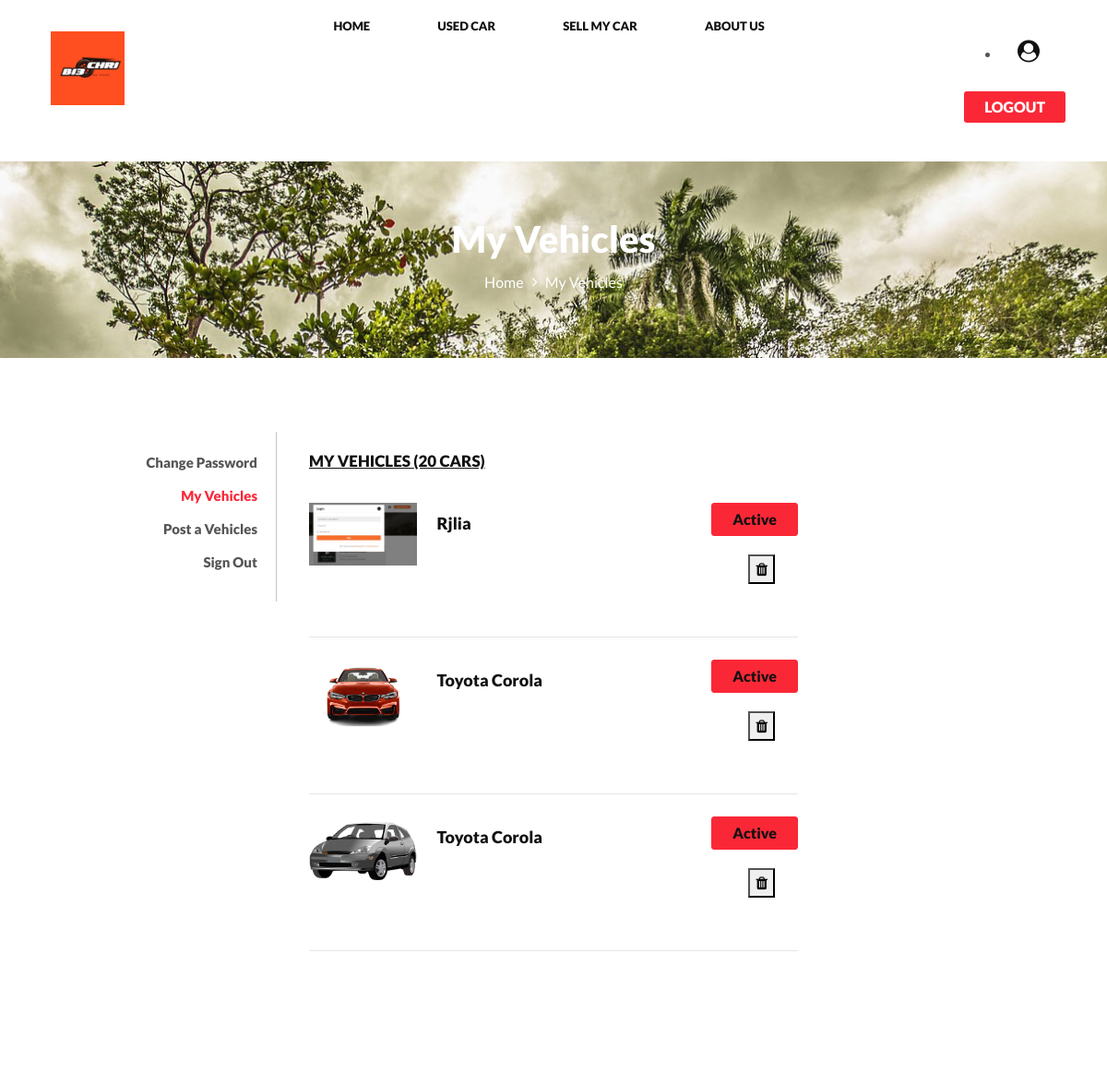
The app's page /my-vehicles.html (signed in, upper part), older data.
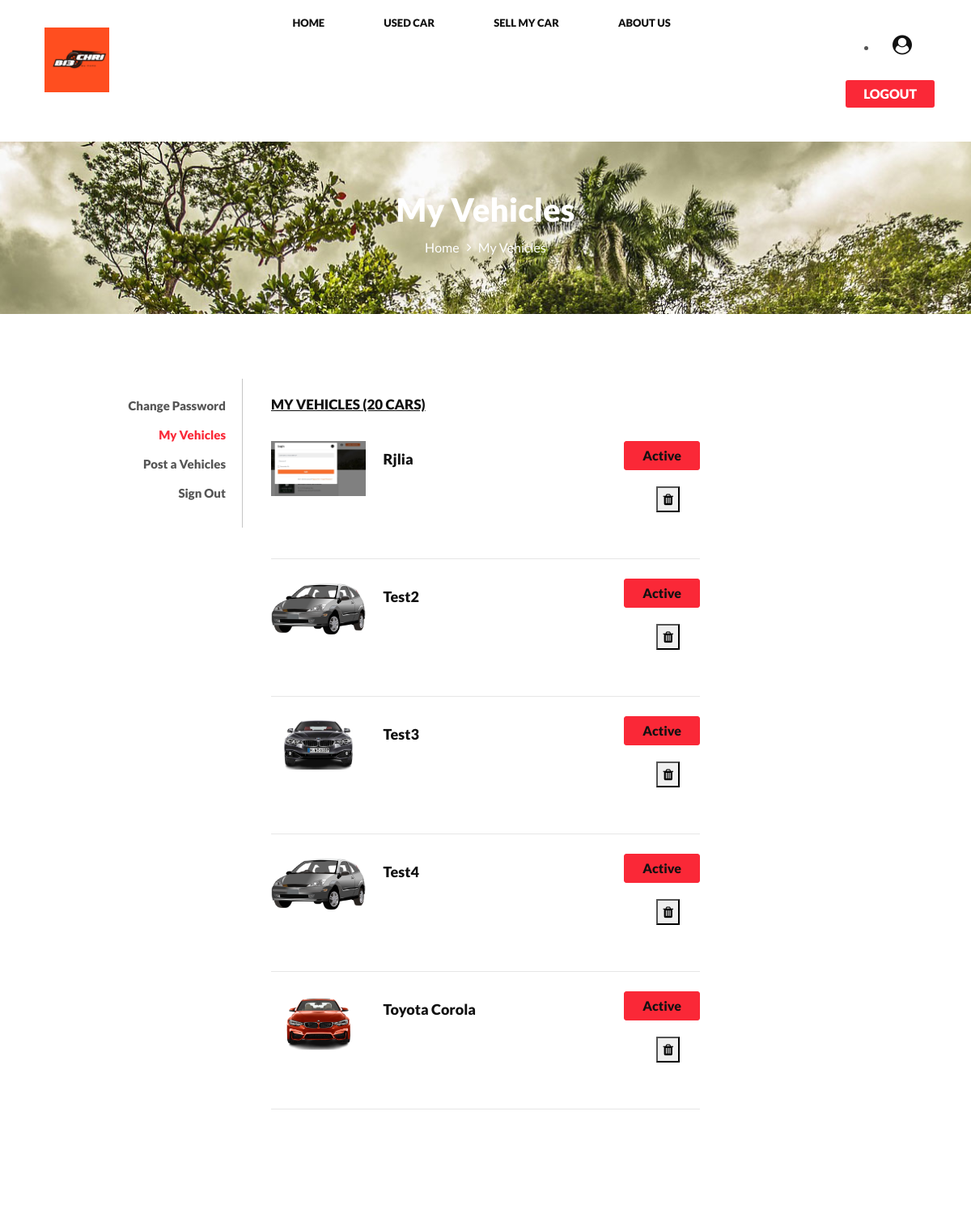
The same page, newer data.
### car/models.py (models this page shows, shortened)
class Car(models.Model):
    fuel_type_choices = (
        ('lpg', 'LPG'),
        ('cng', 'CNG'),
        ('petrol', 'Petrol'),
        ('diesel', 'Diesel'),
        ('electric', 'Electric'),
    )
    car_owner_choices = (
        ('first owner', 'First Owner'),
        ('second owner', 'Second Owner'),
        ('third owner', 'Third Owner'),
        ('fourth owner or more', 'Fourth Owner or More'),
        ('new', 'new')
    )
    insurance_type_choices = (
        ('comprehensive', 'Comprehensive'),
        ('third party', 'Third Party'),
        ('expired', 'Expired'),
    )
    registration_type_choices = (
        ('individual', 'Individual'),
        ('corporate', 'Corporate'),
        ('taxi', 'Taxi'),
    )
    car_status_options = (
        ('active','Active'),
        ('deactive','Deactive'),
    )
    vehicle_type_choices = (
        ('Car','Car'),
        ('Bike','Bike'),
        ('Truck','Truck'),
        ('Tractor','Tractor'),
        ('Auto Rickshaw','Auto Rickshaw'),
        ('Agriculture Instrument','Agriculture Instrument'),
    )
    transmission_type_choices = (
		('automatic', 'Automatic'),
		('manual', 'Manual'),
	)
    city_choices = (
		('Agadir', 'Agadir'),
        ('Agadir-Ida Ou Tanane', 'Agadir-Ida Ou Tanane'),
        ('Al Hoceima', 'Al Hoceima'),
        ('Ait Melloul', 'Ait Melloul'),
        ('Azrou', 'Azrou'),
        ('Bab Taza', 'Bab Taza'),
        ('Beni Mellal', 'Beni Mellal'),
        ('Boujad', 'Boujad'),
        ('Casablanca', 'Casablanca'),
        ('Chefchaouen', 'Chefchaouen'),
        ('El Jadida', 'El Jadida'),
        ('Essaouira', 'Essaouira'),
        ('Fès', 'Fès'),
        ('Ifrane', 'Ifrane'),
        ('Kenitra', 'Kenitra'),
        ('Khouribga', 'Khouribga'),
        ('Laâyoune', 'Laâyoune'),
        ('Larache', 'Larache'),
        ('Marrakech', 'Marrakech'),
        ('Meknès', 'Meknès'),
        ('Mohammedia', 'Mohammedia'),
        ('Nador', 'Nador'),
        ('Oujda', 'Oujda'),
        ('Rabat', 'Rabat'),
        ('Safi', 'Safi'),
        ('Sale', 'Sale'),
        ('Settat', 'Settat'),
        ('Tanger', 'Tanger'),
        ('Tétouan', 'Tétouan'),
        ('Taza', 'Taza'),
        ('Taroudannt', 'Taroudannt'),
        ('Ouarzazate', 'Ouarzazate'),
        ('Tiflet', 'Tiflet'),
        ('Titouan', 'Titouan'),
        ('Khemisset', 'Khemisset'),
        ('Youssoufia', 'Youssoufia'),
        ('Zagora', 'Zagora'),
        ('Ouarzazate', 'Ouarzazate'),
        ('Tiflet', 'Tiflet'),
        ('Titouan', 'Titouan'),
        ('Khemisset', 'Khemisset'),
        ('Youssoufia', 'Youssoufia'),
        ('Zagora', 'Zagora'),
		('Other', 'Other'),
	)
    car_id = models.AutoField
    car_title = models.CharField( max_length=100)
    make_year = models.IntegerField()
    make_month = models.CharField( max_length=100, blank=True, null = True )
    car_manufacturer = models.CharField( max_length=100)
    car_model = models.CharField( max_length=100)
    car_version = models.CharField( max_length=100, blank=True, null = True )
    car_color = models.CharField( max_length=100, blank=True, null = True )
    fuel_type = models.CharField(max_length=25, choices=fuel_type_choices, default= 'petrol')
    transmission_type = models.CharField(max_length=25, choices=transmission_type_choices, default= 'manual')
    car_owner = models.CharField(max_length=25, choices=car_owner_choices, default= 'first owner')
    kilometer_driven = models.IntegerField(blank=True, null = True )
    expected_selling_price = models.IntegerField()
    registration_type = models.CharField(max_length=25, choices=registration_type_choices, default= 'individual')
    insurance_type = models.CharField(max_length=25, choices=insurance_type_choices, default= 'expired')
    registration_number = models.CharField( max_length=30, blank=True, null = True )
    car_description = models.TextField(blank=True, null = True )
    car_post_date = models.DateField(default=datetime.now)
    car_photo = models.ImageField(upload_to='car/car_images/', blank=True, null = True )
    car_status = models.CharField(max_length=25, choices=car_status_options, default= 'active')
    vehicle_type = models.CharField(max_length=25, choices=vehicle_type_choices, default= 'Car')
    user = models.ForeignKey(settings.AUTH_USER_MODEL, on_delete=models.CASCADE)
    car_owner_phone_number = models.IntegerField(default=0, blank=True, null = True )
    car_city = models.CharField( max_length=50, choices=city_choices, default= 'Patna')
    car_owner_name = models.CharField( max_length=100,default="-")
    class Meta:
        ordering = ('car_title',)

### car/views.py (the view)
# urls.py: path('my-vehicles.html', views.my_vehicles, name = "my-vehicles"),
@login_required(login_url='/#loginModal')
def my_vehicles(request):
    cars = Car.objects.filter(user = request.user)
    context = {'cars':cars}
    return render(request, 'my-vehicles.html', context)

### car/context_processors.py (called while the page is built)
def ad_processor(request):
    popup_ad = Ads.objects.all()
    if popup_ad:
        return {'ad': popup_ad[0]}
    else:
        return {}  # Return an empty dictionary if no ads exist

### car/templates/my-vehicles.html (shortened to what this page needs)
{% extends 'base.html' %}
{% load static %}
{% block css %}
    <link rel="stylesheet" href="{% static 'assets/css/owl.transitions.css' %}" type="text/css">
{% endblock %}
{% block body %}
<section class="page-header profile_page">
  <div class="container">
    <div class="page-header_wrap">
      <div class="page-heading">
        <h1>My Vehicles</h1>
      </div>
      <ul class="coustom-breadcrumb">
        <li><a href="#">Home</a></li>
        <li>My Vehicles</li>
      </ul>
    </div>
  </div>
</section>
<section class="user_profile inner_pages">
  <div class="container">
    <div class="row">
      <div class="col-md-3 col-sm-3">
        <div class="profile_nav">
          <ul>
            <li><a href="profile-settings.html">Change Password</a></li>
            <li class="active"><a href="my-vehicles.html">My Vehicles</a></li>
            <li><a href="post-vehicle.html">Post a Vehicles</a></li>
            <li><a href="/logout">Sign Out</a></li>
          </ul>
        </div>
      </div>
      <div class="col-md-6 col-sm-8">
        <div class="profile_wrap">
          <h5 class="uppercase underline">My Vehicles <span>(20 Cars)</span></h5>
          <div class="my_vehicles_list">
            <ul class="vehicle_listing">
            {% for car in cars%}
              <li>
                <div class="vehicle_img"> <a href="#"><img src="{{car.car_photo.url}}" alt="image"></a> </div>
                <div class="vehicle_title">
                  <h6><a href="#">{{car.car_title|title}} </a></h6>
                </div>
                <div class="vehicle_status">
                <a href="" class="btn outline btn-xs active-btn">Active</a>
                  <form action="/delete_vehicles/{{car.id}}/" method="post">
                  <div class="form-group">
                  <button type="submit" >
                  <i class="fa fa-trash" aria-hidden="true"></i>
                  </button>
                  </div>
                  </form>
                  </div>
              </li>
              {% endfor %}
            </ul>
          </div>
        </div>
      </div>
    </div>
  </div>
</section>
{% endblock %}

Row changes from the older to the newer data that the page shows:
removed Car: car_photo (picture), car_title "Toyota Corola"
added Car: car_photo (picture), car_title "Test2"
added Car: car_photo (picture), car_title "Test3"
added Car: car_photo (picture), car_title "Test4"
